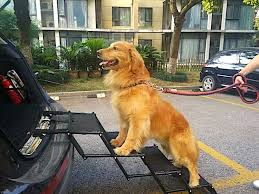
#> input picture CVision/image_annotation/dog.jpg, 259 x 194 px
$ jupyter execute annotate.ipynb
#> lines starting #> are read from the running program, lines starting #| are printed output that depends on the picture
[cell 1]
import cv2
import numpy as np
import matplotlib.pyplot as plt

[cell 2]
img = cv2.imread('dog.jpg')
#> img is the input picture: shape (194, 259, 3); mean B, G, R 95.6, 113.9, 121.9

# Plottin without fixing the BRG stuff on matplotlib
plt.figure(figsize=(12, 8))
plt.imshow(img)

[cell 3]
rgb_img = cv2.cvtColor(img, cv2.COLOR_BGR2RGB)
plt.figure(figsize=(12,8))
plt.imshow(rgb_img)

[cell 4]
img_copy = rgb_img.copy()
cv2.rectangle(img_copy, (80, 30), (210, 185), (255, 0, 0), 4)
cv2.putText(img_copy, 'MY DOG', (80, 20), cv2.FONT_HERSHEY_SCRIPT_COMPLEX, 1, (255, 0, 0), 2)
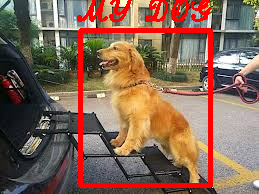
#> img_copy: shape (194, 259, 3); mean R, G, B 132.1, 103.6, 86.6

plt.figure(figsize=(12, 8))
plt.imshow(img_copy)
